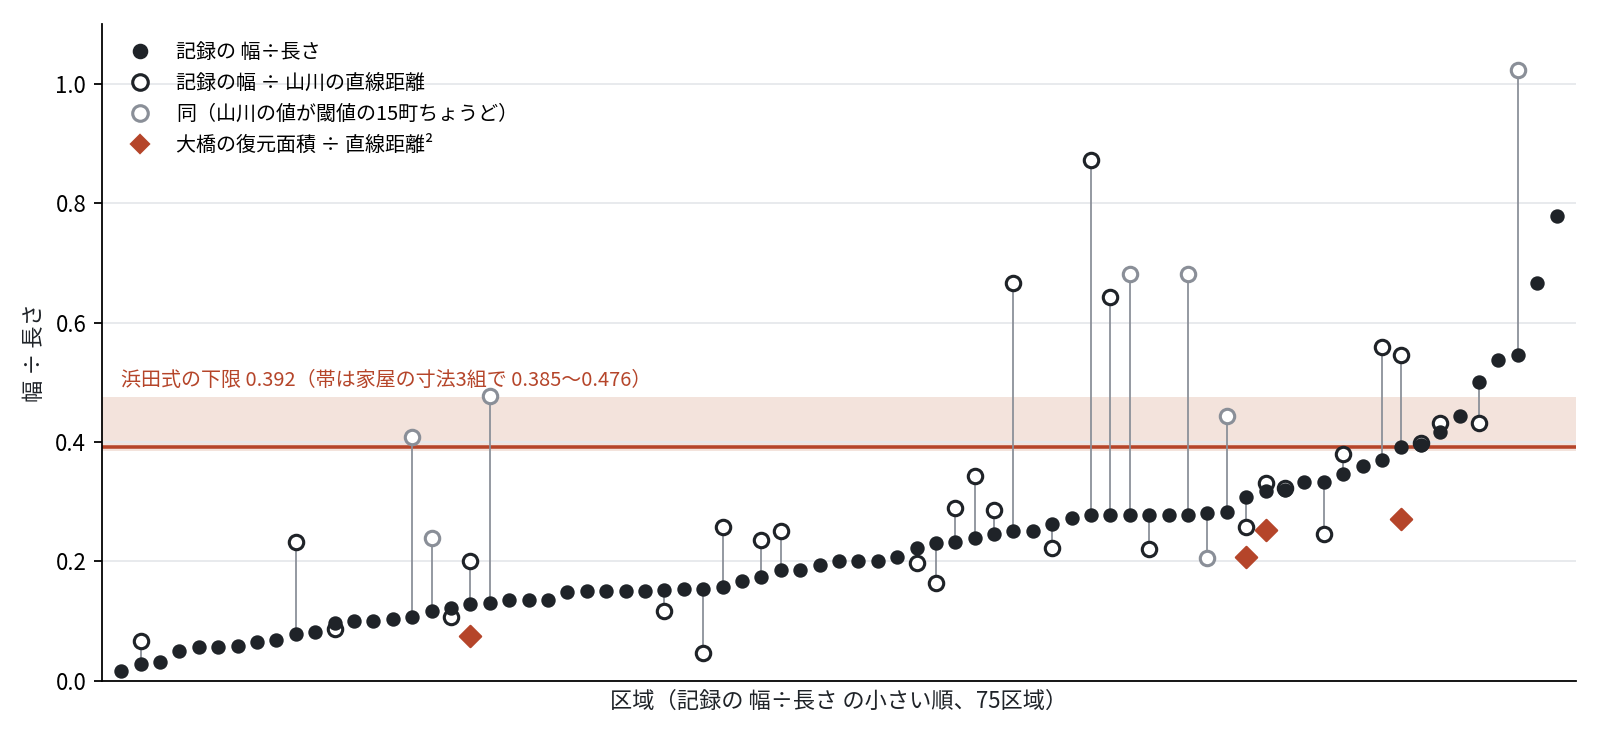

Recreate this plot in Python.
"""原稿の図1: 台帳の全区域の 幅÷長さ を三つの物差しで並べ、浜田式の下限と比べる。

横軸は区域（記録の比の小さい順）、縦軸は比。
- 黒丸: 記録の 幅÷長さ（edo_long_fires_v2.csv の代表）
- 白抜きの丸: 記録の幅 ÷ 山川（1881）の直線距離（straight_check/vs_yamakawa.csv、15町ちょうどの値は灰色）
- 菱形: 大橋（2011）の復元面積 ÷ 直線²（5件）
- 横線: 浜田式の既定の下限 0.392、帯: 家屋の寸法3組での範囲 0.385〜0.476
出力: fig_main_v2.png
"""
import csv
import sys
from pathlib import Path

import matplotlib
matplotlib.use("Agg")
import matplotlib.pyplot as plt
from matplotlib import font_manager

HERE = Path(__file__).resolve().parent
sys.path.insert(0, str(HERE / "straight_check"))
from ohashi_area import OHASHI  # noqa: E402

for f in font_manager.findSystemFonts():
    if "NotoSansCJK" in f.replace(" ", "") or "Noto Sans CJK" in f:
        font_manager.fontManager.addfont(f)
plt.rcParams["font.family"] = "Noto Sans CJK JP"

INK, MUTED, ACCENT, BAND = "#1f2328", "#8a8f98", "#b5452a", "#f3e3dc"
# 大橋の番号 → 区域名（edo_long_fires_v2.csv の area）
OHASHI_AREA = {78: "天保9年4月17日", 85: "安政2年3月2日 小網町", 87: "安政5年11月15日", 88: "安政6年2月22日 青山"}


def main():
    reps = [r for r in csv.DictReader(open(HERE / "edo_long_fires_v2.csv")) if r["role"] == "代表"]
    reps.sort(key=lambda r: float(r["w_over_l"]))
    pos = {r["area"]: i for i, r in enumerate(reps)}
    ys = {r["area"]: r for r in csv.DictReader(open(HERE / "straight_check" / "vs_yamakawa.csv")) if r["k"]}

    fig, ax = plt.subplots(figsize=(10, 4.6))
    ax.axhspan(0.385, 0.476, color=BAND, zorder=0, lw=0)
    ax.axhline(0.392, color=ACCENT, lw=1.6, zorder=1)
    ax.text(0, 0.485, "浜田式の下限 0.392（帯は家屋の寸法3組で 0.385〜0.476）",
            color=ACCENT, fontsize=9, ha="left", va="bottom")

    for r in reps:
        x = pos[r["area"]]
        y = ys.get(r["area"])
        if y:
            v = float(y["w_over_straight"])
            ax.plot([x, x], [float(r["w_over_l"]), v], color=MUTED, lw=0.8, zorder=2)
            floor = y["yamakawa_floor15"] == "True"
            ax.scatter(x, v, s=42, facecolor="white", edgecolor=MUTED if floor else INK, lw=1.4, zorder=3)
    ax.scatter(range(len(reps)), [float(r["w_over_l"]) for r in reps], s=30, color=INK, zorder=4)
    for no, area in OHASHI_AREA.items():
        name, D, A, _ = OHASHI[no]
        ax.scatter(pos[area], A / D ** 2, marker="D", s=46, color=ACCENT, zorder=5)

    ax.set_xlim(-1, len(reps))
    ax.set_ylim(0, 1.1)
    ax.set_xticks([])
    ax.set_xlabel(f"区域（記録の 幅÷長さ の小さい順、{len(reps)}区域）", color=INK)
    ax.set_ylabel("幅 ÷ 長さ", color=INK)
    for s in ("top", "right"):
        ax.spines[s].set_visible(False)
    ax.grid(axis="y", color="#e6e8eb", lw=0.8)
    ax.set_axisbelow(True)
    handles = [
        plt.Line2D([], [], marker="o", ls="", color=INK, ms=6, label="記録の 幅÷長さ"),
        plt.Line2D([], [], marker="o", ls="", mfc="white", mec=INK, mew=1.4, ms=7, label="記録の幅 ÷ 山川の直線距離"),
        plt.Line2D([], [], marker="o", ls="", mfc="white", mec=MUTED, mew=1.4, ms=7, label="同（山川の値が閾値の15町ちょうど）"),
        plt.Line2D([], [], marker="D", ls="", color=ACCENT, ms=6, label="大橋の復元面積 ÷ 直線距離²"),
    ]
    ax.legend(handles=handles, loc="upper left", bbox_to_anchor=(0, 1.0), frameon=False, fontsize=9)
    fig.tight_layout()
    out = HERE / "fig_main_v2.png"
    fig.savefig(out, dpi=160)
    print(out)


if __name__ == "__main__":
    main()
